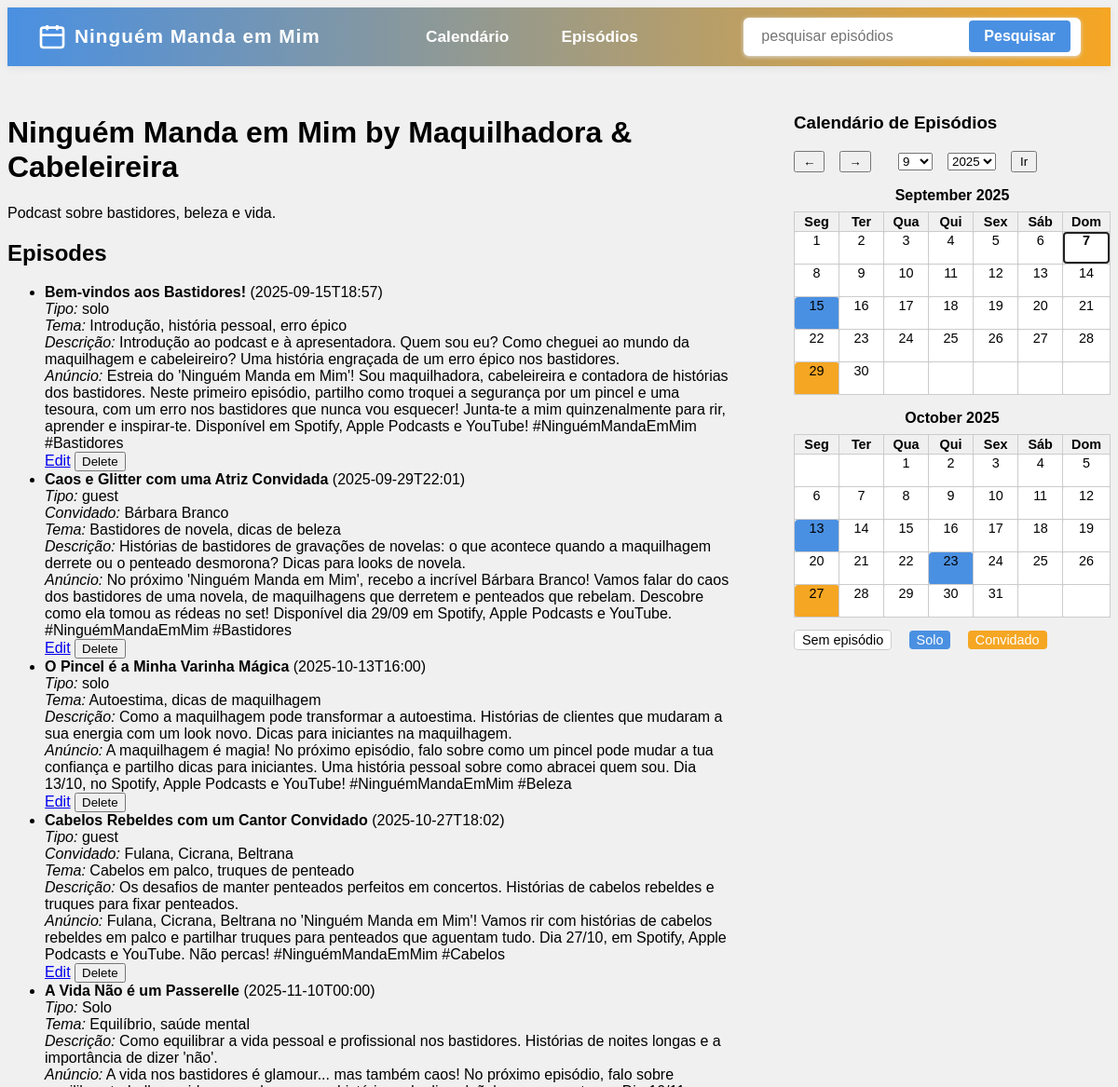
Page /podcast/1 (upper part) on the earlier database version.
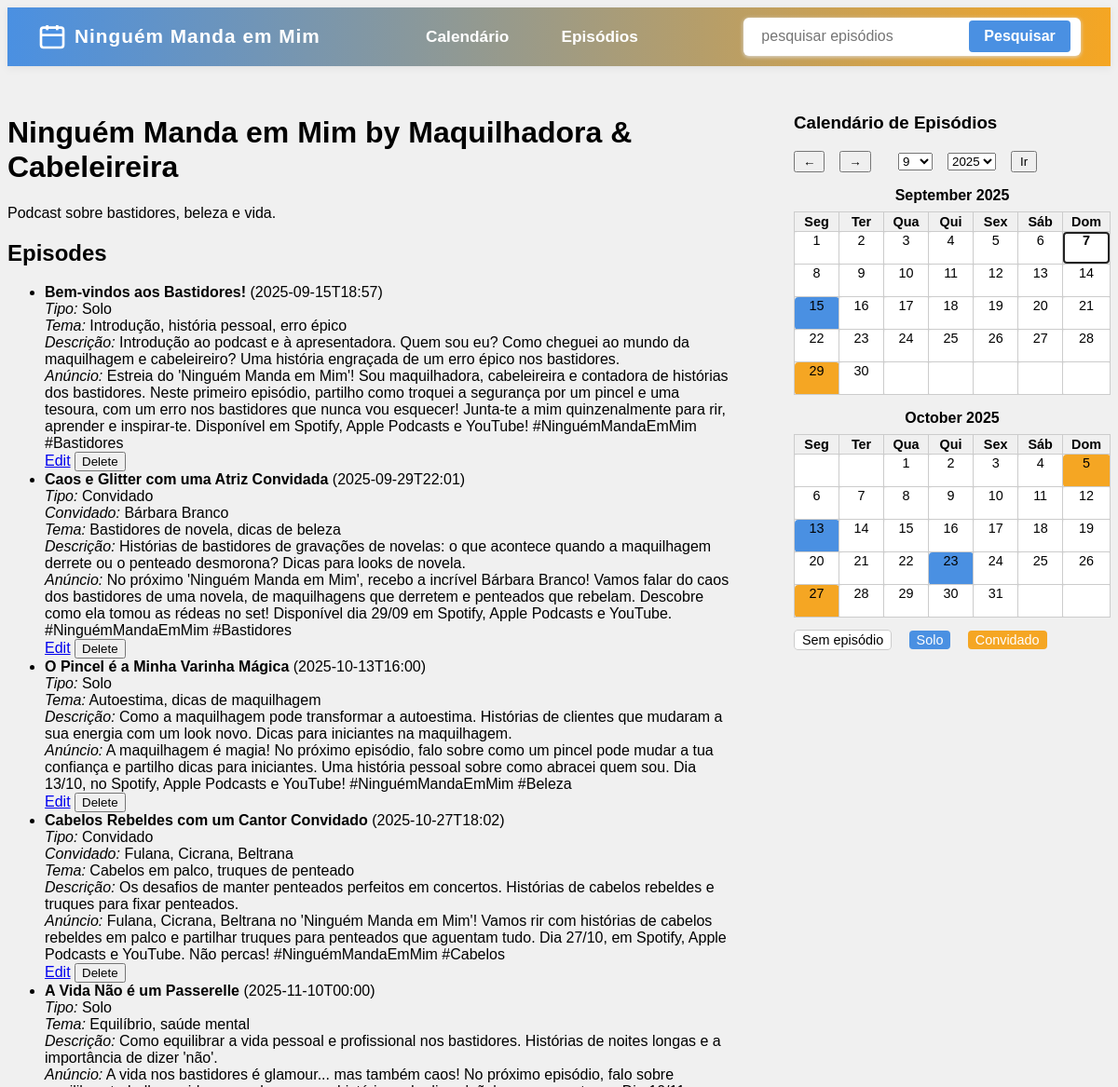
Same page on the later database version.
### tables this page shows
CREATE TABLE episodes (
        id INTEGER PRIMARY KEY AUTOINCREMENT,
        podcast_id INTEGER,
        title TEXT NOT NULL,
        description TEXT,
        scheduled_date TIMESTAMP,
        type TEXT,
        guest TEXT,
        theme TEXT,
        announcement TEXT,
        FOREIGN KEY(podcast_id) REFERENCES podcasts(id)
    );

### routes/podcast_routes.py (the view)
@podcast_bp.route('/podcast/<int:id>')
def podcast_detail(id):
    conn = sqlite3.connect(DB_PATH)
    cursor = conn.cursor()
    cursor.execute('SELECT id, title, host, description FROM podcasts WHERE id = ?', (id,))
    row = cursor.fetchone()
    if not row:
        conn.close()
        return render_template('podcast_detail.html', podcast=None, episodes=[])
    podcast = {'id': row[0], 'title': row[1], 'host': row[2], 'description': row[3]}
    try:
        cursor.execute('SELECT id, scheduled_date, title, type, guest, theme, description, announcement FROM episodes WHERE podcast_id = ? ORDER BY scheduled_date ASC', (id,))
        episodes = [
            {
                'id': eid,
                'scheduled_date': sd,
                'title': t,
                'type': tp,
                'guest': g,
                'theme': th,
                'description': desc,
                'announcement': ann
            }
            for eid, sd, t, tp, g, th, desc, ann in cursor.fetchall()
        ]
    except sqlite3.OperationalError:
        episodes = []
    conn.close()
    return render_template('podcast_detail.html', podcast=podcast, episodes=episodes)

### app.py (called while the page is built)
@app.context_processor
def inject_today():
    return dict(today=date.today())

def jinja_strftime(value, fmt='%Y-%m-%d'):
    return value.strftime(fmt) if value else ''

### routes/podcast_routes.py (called while the page is built)
@podcast_bp.context_processor
def inject_calendar():
    from datetime import date
    today = date.today()
    offset = 0
    nav = request.args.get('calnav')
    jump_month = request.args.get('jump_month')
    jump_year = request.args.get('jump_year')
    if nav == 'prev':
        offset = int(request.args.get('offset', 0)) - 1
    elif nav == 'next':
        offset = int(request.args.get('offset', 0)) + 1
    elif nav == 'jump' and jump_month and jump_year:
        return {'calendar_months': get_calendar_data(0, jump_month, jump_year), 'offset': 0}
    else:
        offset = int(request.args.get('offset', 0))
    calendar_months = get_calendar_data(offset)
    return dict(calendar_months=calendar_months, offset=offset, today=today)

### templates/podcast_detail.html (shortened to what this page needs)
<!DOCTYPE html>
<html lang="en">
<head>
    <link rel="stylesheet" href="/static/custom.css">
</head>
<body>
    {% include 'menu.html' %}
    <div style="display:flex; flex-direction:row; align-items:flex-start;">
        <div style="flex:1;">
            <h1>{{ podcast.title }} by {{ podcast.host }}</h1>
            <p>{{ podcast.description }}</p>
            <h2>Episodes</h2>
            <ul>
                {% for episode in episodes %}
                <li>
                    <strong>{{ episode.title }}</strong> ({{ episode.scheduled_date }})<br>
                    <em>Tipo:</em> {{ episode.type }}<br>
                    {% if episode.guest %}<em>Convidado:</em> {{ episode.guest }}<br>{% endif %}
                    <em>Tema:</em> {{ episode.theme }}<br>
                    <em>Descrição:</em> {{ episode.description }}<br>
                    <em>Anúncio:</em> {{ episode.announcement }}<br>
                    <a href="/episode/{{ episode.id }}/edit">Edit</a>
                    <form action="/episode/{{ episode.id }}/delete" method="post" style="display:inline;">
                        <button type="submit">Delete</button>
                    </form>
                </li>
                {% endfor %}
            </ul>
        </div>
        <div style="margin-left:2em;">
            {% include 'calendar.html' %}
        </div>
    </div>
</body>
</html>

### templates/calendar.html (shortened to what this page needs)
{% set colors = {'none': '#fff', 'solo': '#4a90e2', 'guest': '#f5a623'} %}
<div style="width:340px; margin-left:2em;">
    <h3>Calendário de Episódios</h3>
    <form method="get" action="" style="margin-bottom:1em; display:flex; gap:1em; align-items:center;">
        <button type="submit" name="calnav" value="prev" style="padding:2px 8px;">&#8592;</button>
        <button type="submit" name="calnav" value="next" style="padding:2px 8px;">&#8594;</button>
        <select name="jump_month" style="margin-left:1em;">
            {% for m in range(1,13) %}
            <option value="{{ m }}"{% if m == today.month %} selected{% endif %}>{{ m }}</option>
            {% endfor %}
        </select>
        <select name="jump_year">
            {% for y in range(today.year-2, today.year+3) %}
            <option value="{{ y }}"{% if y == today.year %} selected{% endif %}>{{ y }}</option>
            {% endfor %}
        </select>
        <button type="submit" name="calnav" value="jump" style="padding:2px 8px;">Ir</button>
    </form>
    <div style="display:block;">
        {% for month in calendar_months %}
        <table style="border-collapse:collapse; width:100%; margin-bottom:1em;">
            <caption style="font-weight:bold; margin-bottom:0.5em;">
                <a href="/calendar_view?mode=month&date={{ month['year'] }}-{{ '%02d' % month['num'] }}-01" style="color:inherit; text-decoration:none;">
                    {{ month['name'] }} {{ month['year'] }}
                </a>
            </caption>
            <thead>
                <tr>
                    {% for d in ['Seg', 'Ter', 'Qua', 'Qui', 'Sex', 'Sáb', 'Dom'] %}
                    <th style="padding:2px; font-size:0.9em; border:1px solid #ccc;">{{ d }}</th>
                    {% endfor %}
                </tr>
            </thead>
            <tbody>
                {% for week in month['weeks'] %}
                <tr>
                    {% for day in week %}
                    {% set info = day['info'] %}
                    {% set is_today = day['date'] and day['date'] == today %}
                    {% set cell_style = "width:32px; height:32px; text-align:center; background:%s; border:1px solid #ccc; border-radius:4px; font-size:0.9em;" % colors[info] %}
                    {% if is_today %}
                        {% set cell_style = cell_style + ' box-shadow:0 0 0 2px #222 inset; font-weight:bold;' %}
                    {% endif %}
                    <td style="{{ cell_style }}" title="{% if day['episode'] %}{{ day['episode'] }}{% endif %}">
                        {% if day['date'] %}
                            <a href="/calendar_view?mode=day&date={{ day['date']|strftime('%Y-%m-%d') }}" style="display:flex; align-items:center; justify-content:center; color:inherit; text-decoration:none; width:100%; height:100%;">
                                <span style="display:inline-block; width:100%; height:100%; text-align:center; vertical-align:middle;">{{ day['date'].day }}</span>
                            </a>
                        {% endif %}
                    </td>
                    {% endfor %}
                </tr>
                {% endfor %}
            </tbody>
        </table>
        {% endfor %}
    </div>
    <div style="margin-top:1em; font-size:0.9em;">
        <span style="background:#fff; padding:2px 8px; border:1px solid #ccc; border-radius:4px;">Sem episódio</span>
        <span style="background:#4a90e2; color:#fff; padding:2px 8px; border-radius:4px; margin-left:1em;">Solo</span>
        <span style="background:#f5a623; color:#fff; padding:2px 8px; border-radius:4px; margin-left:1em;">Convidado</span>
    </div>
</div>

Differences in the rows shown:
changed episodes "Bem-vindos aos Bastidores!": type "solo" → "Solo"
changed episodes "Caos e Glitter com uma Atriz Convidada": type "guest" → "Convidado"
changed episodes "O Pincel é a Minha Varinha Mágica": type "solo" → "Solo"
changed episodes "Cabelos Rebeldes com um Cantor Convidado": type "guest" → "Convidado"
now on this page (row edited): episodes: date.day "5"
Other differences:
list line gone: "5"
